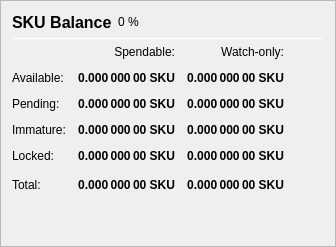
                   <widget class="QFrame" name="frame_Balances">
                    <property name="frameShape">
                     <enum>QFrame::StyledPanel</enum>
                    </property>
                    <property name="frameShadow">
                     <enum>QFrame::Raised</enum>
                    </property>
                    <layout class="QVBoxLayout" name="verticalLayout_4">
                     <item>
                      <layout class="QHBoxLayout" name="horizontalLayout_4">
                       <item>
                        <widget class="QLabel" name="label_5">
                         <property name="minimumSize">
                          <size>
                           <width>0</width>
                           <height>20</height>
                          </size>
                         </property>
                         <property name="font">
                          <font>
                           <pointsize>12</pointsize>
                           <weight>75</weight>
                           <bold>true</bold>
                          </font>
                         </property>
                         <property name="text">
                          <string>SKU Balance</string>
                         </property>
                        </widget>
                       </item>
                       <item>
                        <widget class="QLabel" name="labelSKUPercent">
                         <property name="text">
                          <string notr="true">0 %</string>
                         </property>
                        </widget>
                       </item>
                       <item>
                        <spacer name="horizontalSpacer_3">
                         <property name="orientation">
                          <enum>Qt::Horizontal</enum>
                         </property>
                         <property name="sizeHint" stdset="0">
                          <size>
                           <width>40</width>
                           <height>20</height>
                          </size>
                         </property>
                        </spacer>
                       </item>
                      </layout>
                     </item>
                     <item>
                      <widget class="Line" name="line_Balance">
                       <property name="minimumSize">
                        <size>
                         <width>0</width>
                         <height>1</height>
                        </size>
                       </property>
                       <property name="maximumSize">
                        <size>
                         <width>16777215</width>
                         <height>1</height>
                        </size>
                       </property>
                       <property name="orientation">
                        <enum>Qt::Horizontal</enum>
                       </property>
                      </widget>
                     </item>
                     <item>
                      <layout class="QGridLayout" name="gridLayout">
                       <property name="spacing">
                        <number>12</number>
                       </property>
                       <item row="0" column="1">
                        <widget class="QLabel" name="labelSpendable">
                         <property name="text">
                          <string>Spendable:</string>
                         </property>
                         <property name="alignment">
                          <set>Qt::AlignRight|Qt::AlignTrailing|Qt::AlignVCenter</set>
                         </property>
                        </widget>
                       </item>
                       <item row="0" column="2">
                        <widget class="QLabel" name="labelWatchonly">
                         <property name="text">
                          <string>Watch-only:</string>
                         </property>
                         <property name="alignment">
                          <set>Qt::AlignRight|Qt::AlignTrailing|Qt::AlignVCenter</set>
                         </property>
                        </widget>
                       </item>
                       <item row="1" column="0">
                        <widget class="QLabel" name="labelBalanceText">
                         <property name="text">
                          <string>Available:</string>
                         </property>
                        </widget>
                       </item>
                       <item row="1" column="1">
                        <widget class="QLabel" name="labelBalance">
                         <property name="font">
                          <font>
                           <weight>75</weight>
                           <bold>true</bold>
                          </font>
                         </property>
                         <property name="cursor">
                          <cursorShape>IBeamCursor</cursorShape>
                         </property>
                         <property name="toolTip">
                          <string>Your current spendable balance</string>
                         </property>
                         <property name="text">
                          <string notr="true">0.000 000 00 SKU</string>
                         </property>
                         <property name="alignment">
                          <set>Qt::AlignRight|Qt::AlignTrailing|Qt::AlignVCenter</set>
                         </property>
                         <property name="textInteractionFlags">
                          <set>Qt::LinksAccessibleByMouse|Qt::TextSelectableByKeyboard|Qt::TextSelectableByMouse</set>
                         </property>
                        </widget>
                       </item>
                       <item row="1" column="2">
                        <widget class="QLabel" name="labelWatchAvailable">
                         <property name="font">
                          <font>
                           <weight>75</weight>
                           <bold>true</bold>
                          </font>
                         </property>
                         <property name="cursor">
                          <cursorShape>IBeamCursor</cursorShape>
                         </property>
                         <property name="toolTip">
                          <string>Your current balance in watch-only addresses</string>
                         </property>
                         <property name="text">
                          <string notr="true">0.000 000 00 SKU</string>
                         </property>
                         <property name="alignment">
                          <set>Qt::AlignRight|Qt::AlignTrailing|Qt::AlignVCenter</set>
                         </property>
                         <property name="textInteractionFlags">
                          <set>Qt::LinksAccessibleByMouse|Qt::TextSelectableByKeyboard|Qt::TextSelectableByMouse</set>
                         </property>
                        </widget>
                       </item>
                       <item row="2" column="0">
                        <widget class="QLabel" name="labelPendingText">
                         <property name="text">
                          <string>Pending:</string>
                         </property>
                        </widget>
                       </item>
                       <item row="2" column="1">
                        <widget class="QLabel" name="labelUnconfirmed">
                         <property name="font">
                          <font>
                           <weight>75</weight>
                           <bold>true</bold>
                          </font>
                         </property>
                         <property name="cursor">
                          <cursorShape>IBeamCursor</cursorShape>
                         </property>
                         <property name="toolTip">
                          <string>Total of transactions that have yet to be confirmed, and do not yet count toward the spendable balance</string>
                         </property>
                         <property name="text">
                          <string notr="true">0.000 000 00 SKU</string>
                         </property>
                         <property name="alignment">
                          <set>Qt::AlignRight|Qt::AlignTrailing|Qt::AlignVCenter</set>
                         </property>
                         <property name="textInteractionFlags">
                          <set>Qt::LinksAccessibleByMouse|Qt::TextSelectableByKeyboard|Qt::TextSelectableByMouse</set>
                         </property>
                        </widget>
                       </item>
                       <item row="2" column="2">
                        <widget class="QLabel" name="labelWatchPending">
                         <property name="font">
                          <font>
                           <weight>75</weight>
                           <bold>true</bold>
                          </font>
                         </property>
                         <property name="cursor">
                          <cursorShape>IBeamCursor</cursorShape>
                         </property>
                         <property name="toolTip">
                          <string>Unconfirmed transactions to watch-only addresses</string>
                         </property>
                         <property name="text">
                          <string notr="true">0.000 000 00 SKU</string>
                         </property>
                         <property name="alignment">
                          <set>Qt::AlignRight|Qt::AlignTrailing|Qt::AlignVCenter</set>
                         </property>
                         <property name="textInteractionFlags">
                          <set>Qt::LinksAccessibleByMouse|Qt::TextSelectableByKeyboard|Qt::TextSelectableByMouse</set>
                         </property>
                        </widget>
                       </item>
                       <item row="3" column="0">
                        <widget class="QLabel" name="labelImmatureText">
                         <property name="text">
                          <string>Immature:</string>
                         </property>
                        </widget>
                       </item>
                       <item row="3" column="1">
                        <widget class="QLabel" name="labelImmature">
                         <property name="font">
                          <font>
                           <weight>75</weight>
                           <bold>true</bold>
                          </font>
                         </property>
                         <property name="cursor">
                          <cursorShape>IBeamCursor</cursorShape>
                         </property>
                         <property name="toolTip">
                          <string>Staked or masternode rewards that has not yet matured</string>
                         </property>
                         <property name="text">
                          <string notr="true">0.000 000 00 SKU</string>
                         </property>
                         <property name="alignment">
                          <set>Qt::AlignRight|Qt::AlignTrailing|Qt::AlignVCenter</set>
                         </property>
                         <property name="textInteractionFlags">
                          <set>Qt::LinksAccessibleByMouse|Qt::TextSelectableByKeyboard|Qt::TextSelectableByMouse</set>
                         </property>
                        </widget>
                       </item>
                       <item row="3" column="2">
                        <widget class="QLabel" name="labelWatchImmature">
                         <property name="font">
                          <font>
                           <weight>75</weight>
                           <bold>true</bold>
                          </font>
                         </property>
                         <property name="cursor">
                          <cursorShape>IBeamCursor</cursorShape>
                         </property>
                         <property name="toolTip">
                          <string>Staked or masternode rewards in watch-only addresses that has not yet matured</string>
                         </property>
                         <property name="text">
                          <string notr="true">0.000 000 00 SKU</string>
                         </property>
                         <property name="alignment">
                          <set>Qt::AlignRight|Qt::AlignTrailing|Qt::AlignVCenter</set>
                         </property>
                         <property name="textInteractionFlags">
                          <set>Qt::LinksAccessibleByMouse|Qt::TextSelectableByKeyboard|Qt::TextSelectableByMouse</set>
                         </property>
                        </widget>
                       </item>
                       <item row="4" column="0">
                        <widget class="QLabel" name="labelLockedBalanceText">
                         <property name="toolTip">
                          <string>Locked SKU or Masternode collaterals. These are excluded from zSKU minting.</string>
                         </property>
                         <property name="text">
                          <string>Locked:</string>
                         </property>
                        </widget>
                       </item>
                       <item row="4" column="1">
                        <widget class="QLabel" name="labelLockedBalance">
                         <property name="font">
                          <font>
                           <weight>75</weight>
                           <bold>true</bold>
                          </font>
                         </property>
                         <property name="cursor">
                          <cursorShape>IBeamCursor</cursorShape>
                         </property>
                         <property name="toolTip">
                          <string>Locked SKU or Masternode collaterals. These are excluded from zSKU minting.</string>
                         </property>
                         <property name="text">
                          <string notr="true">0.000 000 00 SKU</string>
                         </property>
                         <property name="alignment">
                          <set>Qt::AlignRight|Qt::AlignTrailing|Qt::AlignVCenter</set>
                         </property>
                         <property name="textInteractionFlags">
                          <set>Qt::LinksAccessibleByMouse|Qt::TextSelectableByKeyboard|Qt::TextSelectableByMouse</set>
                         </property>
                        </widget>
                       </item>
                       <item row="4" column="2">
                        <widget class="QLabel" name="labelWatchLocked">
                         <property name="font">
                          <font>
                           <weight>75</weight>
                           <bold>true</bold>
                          </font>
                         </property>
                         <property name="cursor">
                          <cursorShape>IBeamCursor</cursorShape>
                         </property>
                         <property name="toolTip">
                          <string>Current locked balance in watch-only addresses</string>
                         </property>
                         <property name="text">
                          <string notr="true">0.000 000 00 SKU</string>
                         </property>
                         <property name="alignment">
                          <set>Qt::AlignRight|Qt::AlignTrailing|Qt::AlignVCenter</set>
                         </property>
                         <property name="textInteractionFlags">
                          <set>Qt::LinksAccessibleByMouse|Qt::TextSelectableByKeyboard|Qt::TextSelectableByMouse</set>
                         </property>
                        </widget>
                       </item>
                       <item row="5" column="0">
                        <widget class="QLabel" name="labelTotalText">
                         <property name="toolTip">
                          <string>Your current SKUCOIN balance, unconfirmed and immature transactions included</string>
                         </property>
                         <property name="text">
                          <string>Total:</string>
                         </property>
                        </widget>
                       </item>
                       <item row="5" column="1">
                        <widget class="QLabel" name="labelTotal">
                         <property name="font">
                          <font>
                           <weight>75</weight>
                           <bold>true</bold>
                          </font>
                         </property>
                         <property name="cursor">
                          <cursorShape>IBeamCursor</cursorShape>
                         </property>
                         <property name="toolTip">
                          <string>Your current SKUCOIN balance, unconfirmed and immature transactions included</string>
                         </property>
                         <property name="text">
                          <string notr="true">0.000 000 00 SKU</string>
                         </property>
                         <property name="alignment">
                          <set>Qt::AlignRight|Qt::AlignTrailing|Qt::AlignVCenter</set>
                         </property>
                         <property name="textInteractionFlags">
                          <set>Qt::LinksAccessibleByMouse|Qt::TextSelectableByKeyboard|Qt::TextSelectableByMouse</set>
                         </property>
                        </widget>
                       </item>
                       <item row="5" column="2">
                        <widget class="QLabel" name="labelWatchTotal">
                         <property name="font">
                          <font>
                           <weight>75</weight>
                           <bold>true</bold>
                          </font>
                         </property>
                         <property name="cursor">
                          <cursorShape>IBeamCursor</cursorShape>
                         </property>
                         <property name="toolTip">
                          <string>Current total balance in watch-only addresses</string>
                         </property>
                         <property name="text">
                          <string notr="true">0.000 000 00 SKU</string>
                         </property>
                         <property name="alignment">
                          <set>Qt::AlignRight|Qt::AlignTrailing|Qt::AlignVCenter</set>
                         </property>
                         <property name="textInteractionFlags">
                          <set>Qt::LinksAccessibleByMouse|Qt::TextSelectableByKeyboard|Qt::TextSelectableByMouse</set>
                         </property>
                        </widget>
                       </item>
                       <item row="5" column="3">
                        <spacer name="horizontalSpacer_9">
                         <property name="orientation">
                          <enum>Qt::Horizontal</enum>
                         </property>
                         <property name="sizeHint" stdset="0">
                          <size>
                           <width>40</width>
                           <height>20</height>
                          </size>
                         </property>
                        </spacer>
                       </item>
                      </layout>
                     </item>
                     <item>
                      <spacer name="verticalSpacer_3">
                       <property name="orientation">
                        <enum>Qt::Vertical</enum>
                       </property>
                       <property name="sizeHint" stdset="0">
                        <size>
                         <width>20</width>
                         <height>40</height>
                        </size>
                       </property>
                      </spacer>
                     </item>
                    </layout>
                   </widget>
